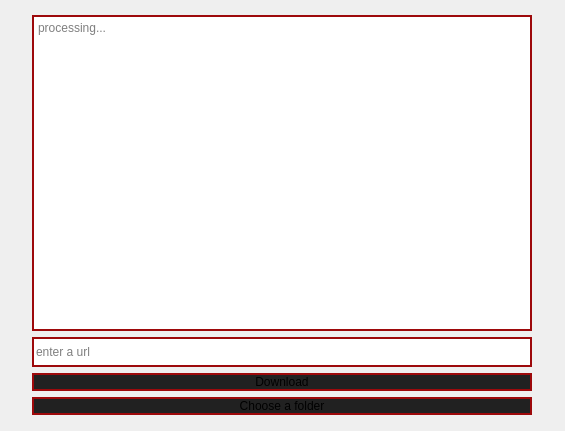
<?xml version="1.0" encoding="UTF-8"?>
<ui version="4.0">
 <class>MainWindow</class>
 <widget class="QMainWindow" name="MainWindow">
  <property name="geometry">
   <rect>
    <x>0</x>
    <y>0</y>
    <width>565</width>
    <height>431</height>
   </rect>
  </property>
  <property name="maximumSize">
   <size>
    <width>600</width>
    <height>500</height>
   </size>
  </property>
  <property name="windowTitle">
   <string>MainWindow</string>
  </property>
  <property name="styleSheet">
   <string notr="true">border:none;
box-sizing:border-box;</string>
  </property>
  <widget class="QWidget" name="centralwidget">
   <layout class="QVBoxLayout" name="verticalLayout">
    <property name="spacing">
     <number>10</number>
    </property>
    <property name="leftMargin">
     <number>0</number>
    </property>
    <property name="topMargin">
     <number>0</number>
    </property>
    <property name="rightMargin">
     <number>0</number>
    </property>
    <property name="bottomMargin">
     <number>0</number>
    </property>
    <item alignment="Qt::AlignHCenter|Qt::AlignVCenter">
     <widget class="QFrame" name="frame">
      <property name="sizePolicy">
       <sizepolicy hsizetype="Preferred" vsizetype="Preferred">
        <horstretch>0</horstretch>
        <verstretch>0</verstretch>
       </sizepolicy>
      </property>
      <property name="minimumSize">
       <size>
        <width>500</width>
        <height>400</height>
       </size>
      </property>
      <property name="maximumSize">
       <size>
        <width>16777215</width>
        <height>16777215</height>
       </size>
      </property>
      <property name="styleSheet">
       <string notr="true"/>
      </property>
      <property name="frameShape">
       <enum>QFrame::StyledPanel</enum>
      </property>
      <property name="frameShadow">
       <enum>QFrame::Raised</enum>
      </property>
      <layout class="QVBoxLayout" name="verticalLayout_2">
       <property name="spacing">
        <number>6</number>
       </property>
       <property name="leftMargin">
        <number>0</number>
       </property>
       <property name="topMargin">
        <number>0</number>
       </property>
       <property name="rightMargin">
        <number>0</number>
       </property>
       <property name="bottomMargin">
        <number>0</number>
       </property>
       <item>
        <widget class="QPlainTextEdit" name="plainTextEdit">
         <property name="styleSheet">
          <string notr="true">border: 1.5px solid rgb(157, 9, 11);</string>
         </property>
         <property name="readOnly">
          <bool>true</bool>
         </property>
         <property name="placeholderText">
          <string>processing...</string>
         </property>
        </widget>
       </item>
       <item>
        <widget class="QLineEdit" name="lineEdit">
         <property name="minimumSize">
          <size>
           <width>0</width>
           <height>30</height>
          </size>
         </property>
         <property name="styleSheet">
          <string notr="true">border: 1.5px solid rgb(157, 9, 11);</string>
         </property>
         <property name="placeholderText">
          <string>enter a url</string>
         </property>
        </widget>
       </item>
       <item>
        <widget class="QPushButton" name="pushButton_2">
         <property name="styleSheet">
          <string notr="true">border: 1.5px solid rgb(157, 9, 11);
background-color: rgb(33, 33, 33);</string>
         </property>
         <property name="text">
          <string>Download</string>
         </property>
        </widget>
       </item>
       <item>
        <widget class="QPushButton" name="pushButton">
         <property name="styleSheet">
          <string notr="true">border: 1.5px solid rgb(157, 9, 11);
background-color: rgb(33, 33, 33);</string>
         </property>
         <property name="text">
          <string>Choose a folder</string>
         </property>
        </widget>
       </item>
      </layout>
     </widget>
    </item>
   </layout>
  </widget>
 </widget>
 <resources/>
 <connections/>
</ui>
